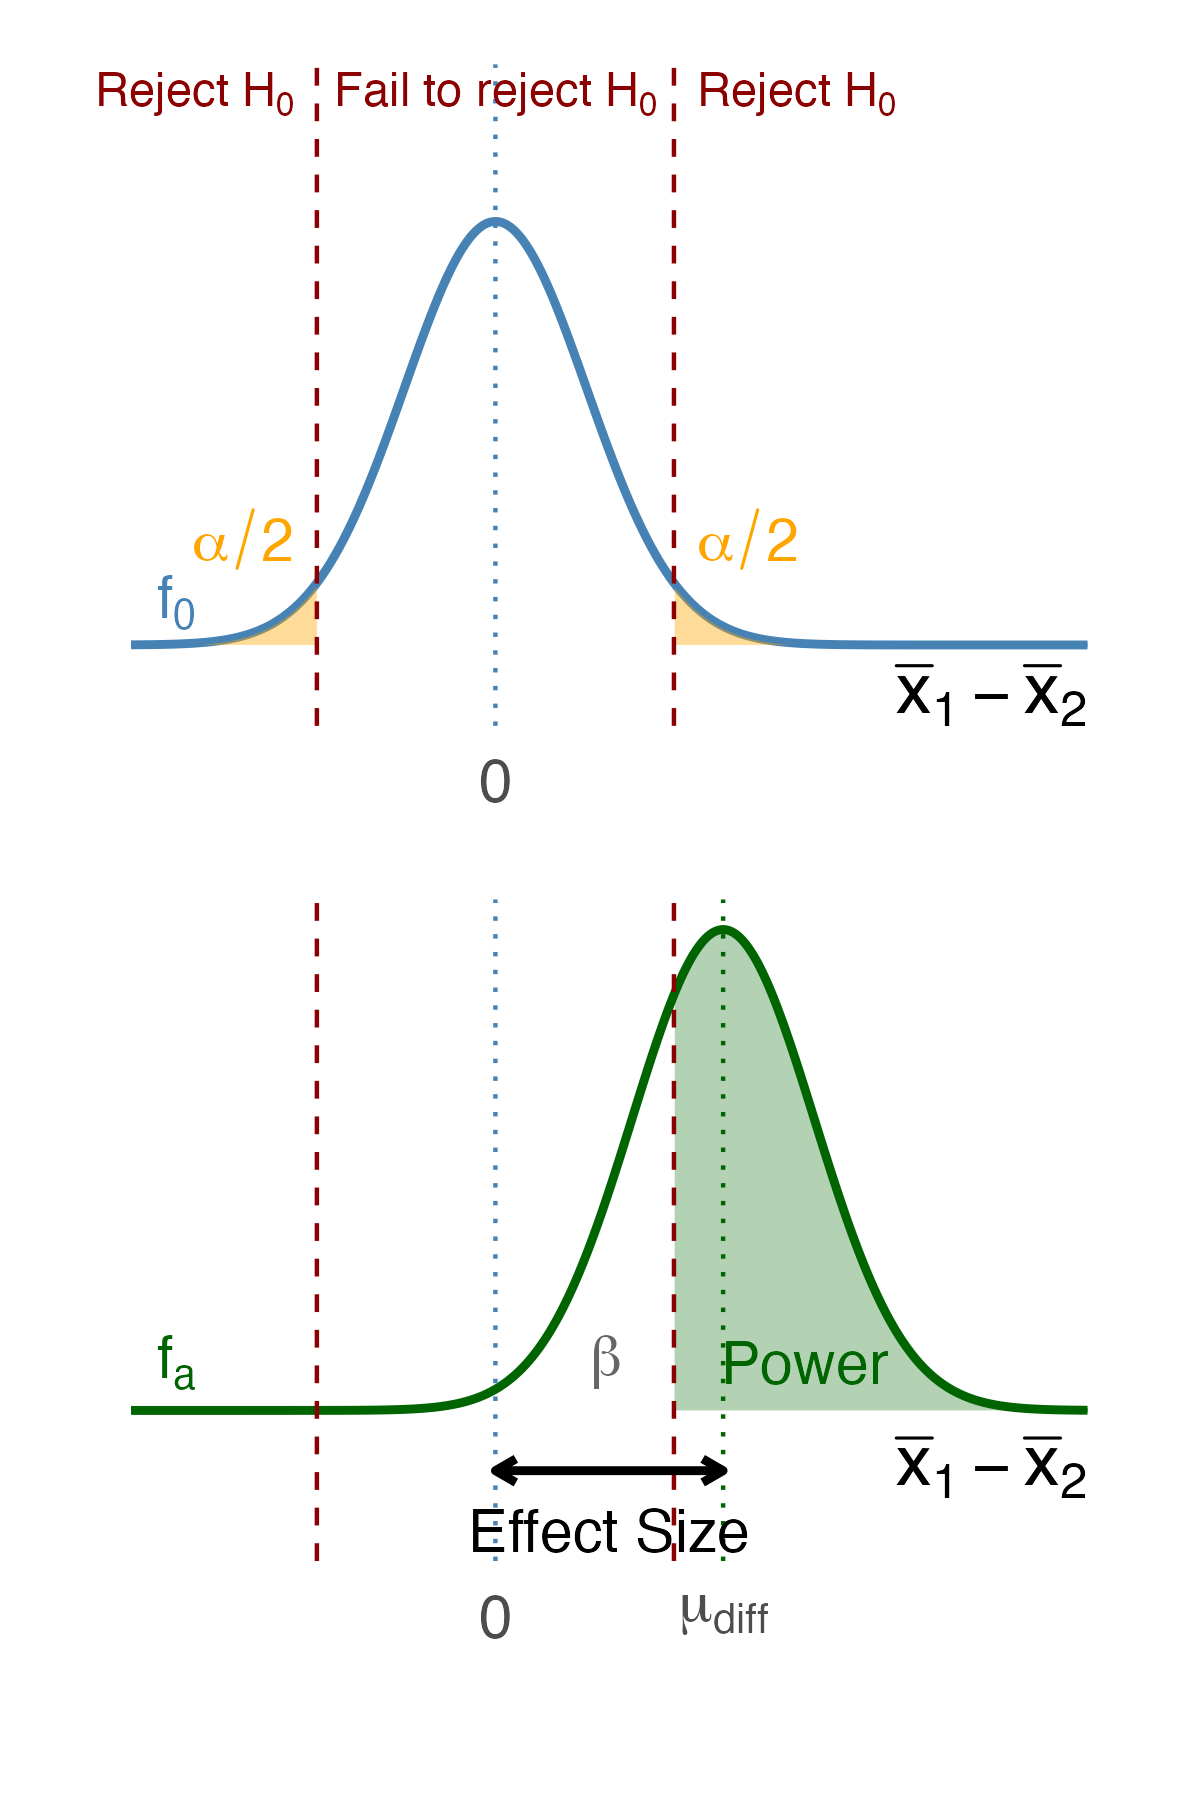

Recreate this plot in R.
# Power of 2-sample tests: Schematic figure for slides

library(ggplot2)  # load the graphing library



# Parameters for the schematic (two-sided)
null_mean <- 0
alt_mean <- 2.5
se <- 1
alpha <- 0.05
critical_value_upper <- qnorm(1 - alpha/2) * se  # two-sided upper
critical_value_lower <- qnorm(alpha/2) * se      # two-sided lower

buffer <- 4
x <- seq(min(null_mean, alt_mean) - buffer*se, max(null_mean, alt_mean) + buffer*se, length.out = 1000)
null_dist <- dnorm(x, mean = null_mean, sd = se)
alt_dist <- dnorm(x, mean = alt_mean, sd = se)

plot_df <- rbind(
  data.frame(x = x, y = null_dist, dist = "Null"),
  data.frame(x = x, y = alt_dist, dist = "Alternative")
)

# For shading: rejection regions under H0, power and beta under Ha (two-sided)
rejection_region <- (x <= critical_value_lower) | (x >= critical_value_upper)
power_region <- (x <= critical_value_lower) | (x >= critical_value_upper)
beta_region <- (x > critical_value_lower) & (x < critical_value_upper)

# Null distribution plot (top, two-sided)
p_null<-ggplot(plot_df, aes(x = x, y = y, color = dist)) +
  geom_line(data = subset(plot_df, dist == "Null"), color = "steelblue", linewidth = 1) +
  geom_area(data = subset(plot_df, dist == "Null" & (x <= critical_value_lower) ), fill = "orange", color = "steelblue", alpha = 0.4) +
  geom_area(data = subset(plot_df, dist == "Null" & (x >= critical_value_upper)), fill = "orange", color = "steelblue", alpha = 0.4) +
  geom_vline(xintercept = critical_value_lower, linetype = "dashed", color = "darkred") +
  geom_vline(xintercept = critical_value_upper, linetype = "dashed", color = "darkred") +
  geom_vline(xintercept = null_mean, linetype = "dotted", color = "steelblue") +
  annotate("text", x = null_mean - 3.5*se, y = max(null_dist)*0.1, label = expression(f[0]), color = "steelblue", size = 5) +
  annotate("text", x = critical_value_upper + 0.25, y = max(null_dist)*0.25, label = expression(alpha/2), color = "orange", size = 5, hjust = 0) +
  annotate("text", x = critical_value_lower - 0.25, y = max(null_dist)*0.25, label = expression(alpha/2), color = "orange", size = 5, hjust = 1) +
  annotate("text", x = null_mean, y = max(null_dist)*1.3, label = expression("Fail to reject "*H[0]), color = "darkred", size = 4, hjust = 0.5) +
  annotate("text", x = critical_value_upper + 0.25, y = max(null_dist)*1.3, label = expression("Reject "*H[0]), color = "darkred", size = 4, hjust = 0) +
  annotate("text", x = critical_value_lower - 0.25, y = max(null_dist)*1.3, label = expression("Reject "*H[0]), color = "darkred", size = 4, hjust = 1) +
  scale_x_continuous(breaks = c(null_mean), labels = c(null_mean)) +
  theme_minimal(base_size = 18) +
  theme(axis.title.y = element_blank(),
    axis.text.y = element_blank(),
    axis.ticks.y = element_blank(),
    panel.grid = element_blank(),
    plot.margin = margin(10, 10, 10, 10)) +
  labs(x = NULL, y = NULL) +
  annotate("text", x = max(x) , y = -0.12*max(null_dist), label = expression(bar(x)[1] - bar(x)[2]), size = 6, hjust = 1)

# Alternative distribution plot (bottom, two-sided)
p_alt<-ggplot(plot_df, aes(x = x, y = y, color = dist)) +
  geom_line(data = subset(plot_df, dist == "Alternative"), aes(x = x, y = y), color = "darkgreen", linewidth = 1) +
  geom_area(data = subset(plot_df, dist == "Alternative" & (x >= critical_value_upper)), aes(x = x, y = y), color="darkgreen", fill = "darkgreen", alpha = 0.3) +
  geom_area(data = subset(plot_df, dist == "Alternative" & (x <= critical_value_lower)) , aes(x = x, y = y), color="darkgreen", fill = "darkgreen", alpha = 0.3) +
  geom_vline(xintercept = critical_value_lower, linetype = "dashed", color = "darkred") +
  geom_vline(xintercept = critical_value_upper, linetype = "dashed", color = "darkred") +
  geom_vline(xintercept = null_mean, linetype = "dotted", color = "steelblue") +
  geom_vline(xintercept = alt_mean, linetype = "dotted", color = "darkgreen") +
  annotate("text", x = null_mean - 3.5*se, y = max(alt_dist)*0.1, label = expression(f[a]), color = "darkgreen", size = 5) +
  annotate("text", x = critical_value + 1.75, y = max(alt_dist)*0.1, label = "Power", color = "darkgreen", size = 5) +
  annotate("text", x = critical_value - 0.25, y = max(alt_dist)*0.1, label = expression(beta), color = "gray40", size = 5, hjust=1) +
  annotate("segment", x = null_mean, xend = alt_mean, y = -0.05, yend = -0.05, arrow = arrow(ends = "both", length = unit(0.2, "cm")), color = "black", linewidth = 1) +
  annotate("text", x = (null_mean + alt_mean)/2, y = -0.1, label = "Effect Size", color = "black", size = 5) +
  scale_x_continuous(breaks = c(null_mean, alt_mean), labels = c(null_mean, expression(mu[diff]))) +
  theme_minimal(base_size = 18) +
  theme(axis.title.y = element_blank(),
    axis.text.y = element_blank(),
    axis.ticks.y = element_blank(),
    panel.grid = element_blank(),
    plot.margin = margin(10, 10, 30, 10)) +
  labs(x = NULL, y = NULL) +
  annotate("text", x = max(x) , y = -0.12*max(null_dist), label = expression(bar(x)[1] - bar(x)[2]), size = 6, hjust = 1)

# Combine the two plots vertically using patchwork (if available)
if (requireNamespace("patchwork", quietly = TRUE)) {
  library(patchwork)
  combined_plot <- p_null / p_alt
  print(combined_plot)
  ggsave("power_2sample_schematic_twosided.png", combined_plot, width = 4, height = 6, dpi = 300)
} else {
  print(p_null)
  print(p_alt)
}

